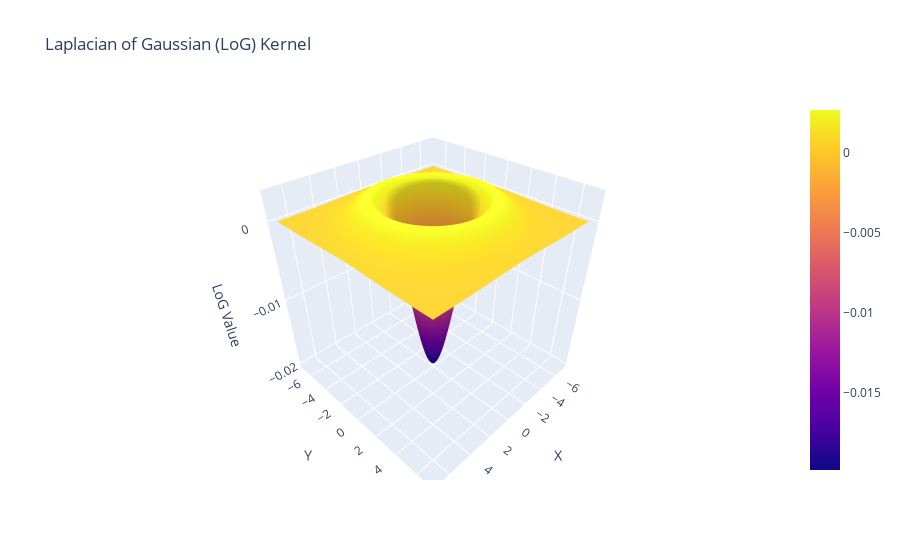

Notebook code for this chart:
### Markdown cell above
<div style="text-align: center;">
  <img src="misc/BigFISH_pipeline2.png" alt="FISH imaging" width="1413" height="210">
</div>

### Code cell
# lets look at the LoG kernel (2D version)

x     = np.linspace(-7, 7, 100)
y     = np.linspace(-7, 7, 100)
x, y  = np.meshgrid(x, y)
sigma = 2.0
LoG_kernel = np.exp(-(x**2 + y**2) / (2 * sigma**2))*(1- (x**2 + y**2)/(2 * sigma**2))*(-1/(np.pi * sigma **4))

fig = go.Figure(data=[go.Surface(z=LoG_kernel, x=x, y=y)])
fig.update_layout(title='Laplacian of Gaussian (LoG) Kernel', scene=dict(xaxis_title='X', yaxis_title='Y', zaxis_title='LoG Value'))
fig.show()

### Figure 1 — Plotly figure (JSON) as saved in the notebook; plotly's stock layout.template omitted (floating-point values rounded to 4 significant figures; data arrays with more than 128 entries replaced by an {"elided": "..."} marker saying what was removed)
{"data": [{"type": "surface", "x": {"elided": "100x100 float values"}, "y": {"elided": "100x100 float values"}, "z": {"elided": "100x100 float values"}}], "layout": {"scene": {"xaxis": {"title": {"text": "X"}}, "yaxis": {"title": {"text": "Y"}}, "zaxis": {"title": {"text": "LoG Value"}}}, "title": {"text": "Laplacian of Gaussian (LoG) Kernel"}}}
